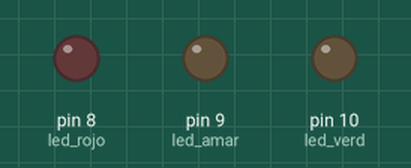
This sketch was run on a simulated Arduino Uno, built with avr-gcc and run on an emulated ATmega328P. Shown: output pins drawn as LEDs (lit = HIGH).

Above: at 0.6 s.
At 6.65 s:
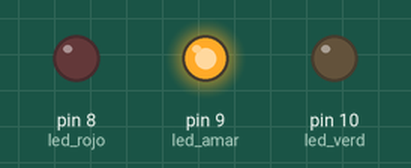
At 13.25 s:
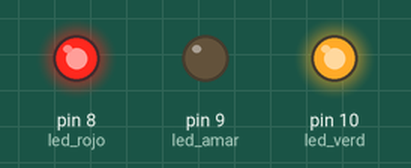
Timing chart, 0 to 14.3 s (numbered marks = the images above):
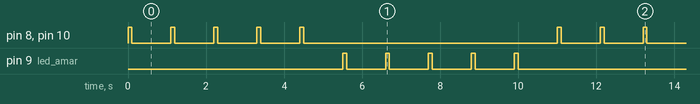

The sketch:

reto3.ino
```cpp
// FRANK ESTEBAN FERNANDEZ
int led_verd=10;
int led_amar=9;
int led_rojo=8;
void setup() {
  // put your setup code here, to run once:
  pinMode(led_verd,OUTPUT);//No Pin y Mode (OUTPUT/INPUT)
  pinMode(led_amar,OUTPUT);
  pinMode(led_rojo,OUTPUT);
}

void loop() {
  // put your main code here, to run repeatedly:
  for (int i=0; i<5 ;i++){
    digitalWrite(led_rojo,HIGH);
    digitalWrite(led_verd,HIGH);
    delay(100); //1000=1 SEG
    digitalWrite(led_rojo,LOW);
    digitalWrite(led_verd,LOW);
    delay(1000); //1000=1 SEG
  }
  for (int j=0; j<5 ;j++){
    digitalWrite(led_amar,HIGH);
    delay(100); //1000=1 SEG
    digitalWrite(led_amar,LOW);
    delay(1000); //1000=1 SEG
  }
}
```

Measured:
- by itself, pin 8 (led_rojo), pin 9 (led_amar), pin 10 (led_verd): repeats every 11.0 s: 4 × (LOW 1.0 s, HIGH 0.10 s), LOW 6.5 s, HIGH 0.10 s
- by itself, everything shown: repeats every 11.0 s, in 20 steps
